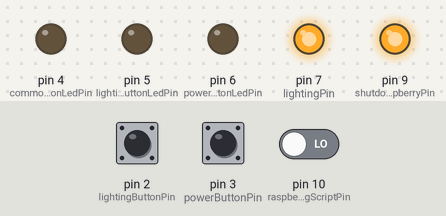
The sketch below on a simulated Arduino Mega 2560, built with avr-gcc and run on an emulated ATmega2560. Shown: output pins drawn as LEDs (lit = HIGH). The inputs (shaded band) are chosen by the test bench; at power-on: pin 3 (powerButtonPin) HIGH, pin 10 (raspberryRunningScriptPin) LOW, pin 2 (lightingButtonPin) HIGH. Pins used as bus, display or sensor lines are not drawn.

Above: at 1.2 s.
1.3 s: pin 3 (powerButtonPin) pulled LOW for 0.15 s
4.3 s: pin 10 (raspberryRunningScriptPin) driven HIGH
At 5.3 s:
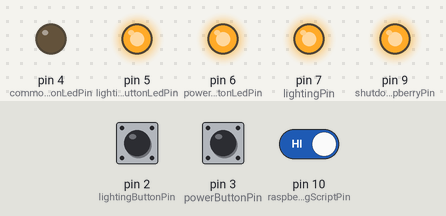
5.8 s: pin 2 (lightingButtonPin) pulled LOW for 1 s
At 7.8 s:
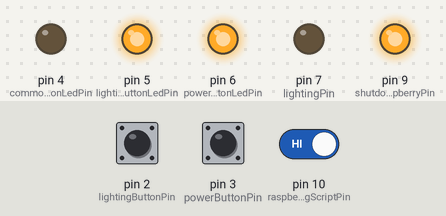
8.4 s: pin 2 (lightingButtonPin) pulled LOW for 0.15 s
At 8.57 s:
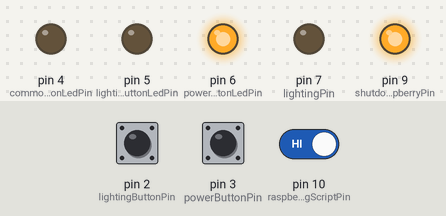
10.1 s: pin 3 (powerButtonPin) pulled LOW for 1 s
12.6 s: pin 2 (lightingButtonPin) pulled LOW for 3.2 s
At 12.85 s:
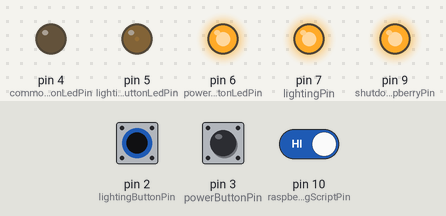
Timing chart, 0 to 17.4 s (numbered marks = the images above; inputs shaded):
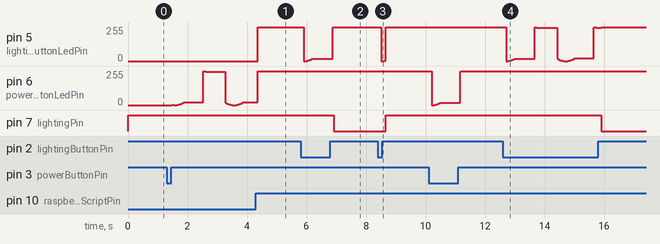

Measured:
- after the input at 4.3 s, pin 5 (lightingButtonLedPin): 0/255 → 255/255 after 0.06 s
- after the input at 5.8 s, pin 7 (lightingPin): HIGH → LOW after 1.1 s
- after the input at 8.4 s, pin 5 (lightingButtonLedPin): 255/255 → 0/255 after 0.10 s, → 255/255 0.07 s later; pin 7 (lightingPin): LOW → HIGH after 0.25 s

The sketch:

arduino-cabinet.ino
```cpp
#include <Bounce2.h>
#include <jled.h>
#include <EEPROM.h>

// time (in millis) to hold down the power button befor shutting down raspberry
#define powerButtonDelay 3000
// delay time between raspberry kill the script and it is really powered off
#define poweroffPsuDelay 20000

#define delayTime 5

// power button
#define powerButtonPin 3
#define powerPin 8

// lighting button
#define lightingButtonPin 2
#define lightingPin 7

// eeprom address where the last lighting status is stored
#define lightingStatusAddr 0

/*
 * On most Arduino boards (those with the ATmega168 or ATmega328P),
 * this function works on pins 3, 5, 6, 9, 10, and 11.
 * On the Arduino Mega, it works on pins 2 - 13 and 44 - 46.
 * Older Arduino boards with an ATmega8 only support analogWrite() on pins 9, 10, and 11.
 * The Arduino DUE supports analogWrite() on pins 2 through 13, plus pins DAC0 and DAC1.
 * Unlike the PWM pins, DAC0 and DAC1 are Digital to Analog converters,
 * and act as true analog outputs.
 */
#define powerButtonLedPin 6
#define lightingButtonLedPin 5
#define commonButtonLedPin 4

// raspberry communication
#define raspberryRunningScriptPin 10
#define shutdownRaspberryPin 9

// leds timing in millis
#define fadeTime 1500
#define breatheTime 2000

// interval time in millis for switches
#define powerButtonInterval 100
#define lightingButtonInterval 100
#define raspberryRunningScriptInterval 50

#define ALL_OFF 0
#define STARTINGUP_RASPBERRY 1
#define RASPBERRY_RUN 2
#define RASPBERRY_SHUTTING_DOWN 3

#define LED_OFF 0
#define LED_ON 1
#define LED_BREATHE 2

unsigned short state = ALL_OFF;
unsigned short powerButtonLedState = LED_OFF;
unsigned short lightingButtonLedState = LED_OFF;

Bounce powerButton = Bounce();
JLed powerButtonLed = JLed(powerButtonLedPin);

Bounce lightingButton = Bounce();
JLed lightingButtonLed = JLed(lightingButtonLedPin);

Bounce raspberryRunningScript = Bounce();

unsigned long powerButtonStartPressing = 0;
unsigned long raspberryRunningScriptStartStopping = 0;

/*************************************************************
  UTILS
*************************************************************/
void breatheButtonLed(JLed &led, unsigned short &ledState)
{
    if (ledState != LED_BREATHE)
    {
        led.Forever().Breathe(breatheTime);
        ledState = LED_BREATHE;
    }
}

void turnOnButtonLed(JLed &led, unsigned short &ledState)
{
    if (ledState != LED_ON)
    {
        led.Forever().On();
        ledState = LED_ON;
    }
}

void turnOffButtonLed(JLed &led, unsigned short &ledState)
{
    if (ledState != LED_OFF)
    {
        led.Forever().Off();
        ledState = LED_OFF;
    }
}

bool isPsuOn()
{
    return !digitalRead(powerPin);
}

void turnOffAllOutput()
{
    powerButtonStartPressing = 0;
    raspberryRunningScriptStartStopping = 0;
    digitalWrite(powerPin, HIGH);
    digitalWrite(lightingPin, HIGH);
    digitalWrite(shutdownRaspberryPin, HIGH);
}

boolean delayAndCheckState(unsigned short stateToCheck)
{
    refreshButtonState_Refresher();
    buttonLed_Refresher();
    if (state != stateToCheck)
    {
        return false;
    }
    delay(delayTime);
    return true;
}

void toggleOutputPinState(unsigned short pinNumber)
{
    digitalWrite(pinNumber, !digitalRead(pinNumber));
}

/*************************************************************
  STATES REFRESHERS
*************************************************************/
void refreshButtonState_Refresher()
{
    powerButton.update();
    lightingButton.update();
    raspberryRunningScript.update();
}

void buttonLed_Refresher()
{
    powerButtonLed.Update();
    lightingButtonLed.Update();
    if (raspberryRunningScript.read())
    {
        // Raspberry is up and running
        if (!lightingButton.read())
        {
            breatheButtonLed(lightingButtonLed, lightingButtonLedState);
        }
        else
        {
            turnOnButtonLed(lightingButtonLed, lightingButtonLedState);
        }
    }
    else
    {
        // Raspberry is poweredoff
        turnOffButtonLed(lightingButtonLed, lightingButtonLedState);
    }
    if (!powerButton.read() || (isPsuOn() && !raspberryRunningScript.read()) || powerButtonStartPressing > 0 || raspberryRunningScriptStartStopping > 0)
    {
        breatheButtonLed(powerButtonLed, powerButtonLedState);
    }
    else
    {
        if (raspberryRunningScript.read())
        {
            turnOnButtonLed(powerButtonLed, powerButtonLedState);
        }
        else
        {
            turnOffButtonLed(powerButtonLed, powerButtonLedState);
        }
    }
}

/*************************************************************
  TASKS
*************************************************************/
void allOff_Task()
{
    if (state != ALL_OFF)
    {
        return;
    }
    turnOffAllOutput();
    while (!powerButton.read())
    {
        if (!delayAndCheckState(ALL_OFF))
        {
            return;
        }
    }
    while (powerButton.read())
    {
        if (!delayAndCheckState(ALL_OFF))
        {
            return;
        }
    }
    while (!powerButton.read())
    {
        if (!delayAndCheckState(ALL_OFF))
        {
            return;
        }
    }
    //digitalWrite(LED_BUILTIN, HIGH);
    // Now the user has released the button
    digitalWrite(powerPin, LOW);
    digitalWrite(shutdownRaspberryPin, HIGH);
    state = STARTINGUP_RASPBERRY;
}

void startingupRaspberry_Task()
{
    if (state != STARTINGUP_RASPBERRY)
    {
        return;
    }
    while (!raspberryRunningScript.read())
    {
        if (!delayAndCheckState(STARTINGUP_RASPBERRY))
        {
            return;
        }
    }
    // Now the raspberry script is up and running
    digitalWrite(shutdownRaspberryPin, HIGH);
    unsigned short eepromLightingStatus = EEPROM.read(lightingStatusAddr); // read the lighting value (byte) from EEPROM
    digitalWrite(lightingPin, eepromLightingStatus);
    state = RASPBERRY_RUN;
}

void raspberryUpAndRunning_Task()
{
    if (state != RASPBERRY_RUN)
    {
        return;
    }
    while (!powerButton.read())
    {
        if (!delayAndCheckState(RASPBERRY_RUN))
        {
            return;
        }
    }
    powerButtonStartPressing = 0;
    while ((powerButtonStartPressing == 0 || (millis() - powerButtonStartPressing) < powerButtonDelay) && raspberryRunningScript.read())
    {
        refreshButtonState_Refresher();
        buttonLed_Refresher();
        if (lightingButton.rose())
        {
            toggleOutputPinState(lightingPin);
        }
        if (!powerButton.read() && powerButtonStartPressing == 0)
        {
            powerButtonStartPressing = millis();
        }
        else if (powerButton.read())
        {
            powerButtonStartPressing = 0;
        }
        if (!delayAndCheckState(RASPBERRY_RUN))
        {
            return;
        }
    }
    powerButtonStartPressing = 0;
    if (raspberryRunningScript.read())
    {
        // Shutdown by button
        digitalWrite(shutdownRaspberryPin, LOW);
        while (raspberryRunningScript.read())
        {
            if (!delayAndCheckState(RASPBERRY_RUN))
            {
                return;
            }
        }
    }
    digitalWrite(shutdownRaspberryPin, HIGH);
    unsigned short eepromLightingStatus = digitalRead(lightingPin);
    EEPROM.update(lightingStatusAddr, eepromLightingStatus); // store the lighting value (byte) to EEPROM
    digitalWrite(lightingPin, HIGH);
    raspberryRunningScriptStartStopping = millis();
    state = RASPBERRY_SHUTTING_DOWN;
}

void raspberryShuttingdown_Task()
{
    if (state != RASPBERRY_SHUTTING_DOWN)
    {
        return;
    }
    while ((millis() - raspberryRunningScriptStartStopping) < poweroffPsuDelay && !raspberryRunningScript.read())
    {
        if (!delayAndCheckState(RASPBERRY_SHUTTING_DOWN))
        {
            return;
        }
    }
    raspberryRunningScriptStartStopping = 0;
    if (raspberryRunningScript.read())
    {
        // It is a restart!
        digitalWrite(shutdownRaspberryPin, HIGH);
        state = STARTINGUP_RASPBERRY;
        return;
    }
    else
    {
        turnOffAllOutput();
        state = ALL_OFF;
    }
}

void setup()
{

    // set power button pin
    pinMode(powerButtonPin, INPUT_PULLUP);
    pinMode(powerPin, OUTPUT);
    powerButtonLed.Forever().Off();
    powerButton.attach(powerButtonPin);
    powerButton.interval(powerButtonInterval);

    // set lighting button pin
    pinMode(lightingButtonPin, INPUT_PULLUP);
    pinMode(lightingPin, OUTPUT);
    lightingButtonLed.Forever().Off();
    lightingButton.attach(lightingButtonPin);
    lightingButton.interval(lightingButtonInterval);

    // set raspberry cominication pin
    pinMode(raspberryRunningScriptPin, INPUT);
    pinMode(shutdownRaspberryPin, OUTPUT);

    raspberryRunningScript.attach(raspberryRunningScriptPin);
    raspberryRunningScript.interval(raspberryRunningScriptInterval);

    turnOffAllOutput();

    // set the common pin for the button leds to ground
    pinMode(commonButtonLedPin, OUTPUT);
    digitalWrite(commonButtonLedPin, LOW);

    refreshButtonState_Refresher();
    buttonLed_Refresher();
}

void loop()
{
    refreshButtonState_Refresher();
    buttonLed_Refresher();
    allOff_Task();
    startingupRaspberry_Task();
    raspberryUpAndRunning_Task();
    raspberryShuttingdown_Task();
}
```
